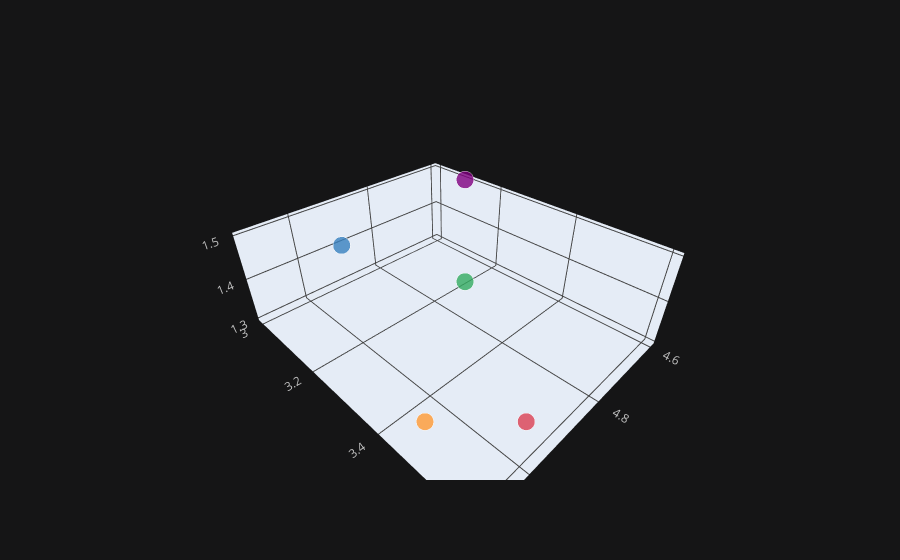

Notebook code for this chart:
### Code cell
df.head().iplot(kind='scatter3d',x='sepal.length',y='sepal.width',z='petal.length')

### Figure 1 — Plotly figure (JSON) as saved in the notebook; plotly's stock layout.template omitted (floating-point values rounded to 4 significant figures)
{"data": [{"marker": {"color": ["rgba(255, 153, 51, 1.0)", "rgba(55, 128, 191, 1.0)", "rgba(50, 171, 96, 1.0)", "rgba(128, 0, 128, 1.0)", "rgba(219, 64, 82, 1.0)"], "opacity": 0.8, "size": [12, 12, 12, 12, 12], "symbol": "circle"}, "mode": "markers", "text": ["0", "1", "2", "3", "4"], "type": "scatter3d", "x": [5.1, 4.9, 4.7, 4.6, 5], "y": [3.5, 3, 3.2, 3.1, 3.6], "z": [1.4, 1.4, 1.3, 1.5, 1.4]}], "layout": {"legend": {"bgcolor": "#151516", "font": {"color": "#D9D9D9"}}, "paper_bgcolor": "#151516", "plot_bgcolor": "#151516", "scene": {"xaxis": {"gridcolor": "#434343", "showgrid": true, "tickfont": {"color": "#C2C2C2"}, "title": {"font": {"color": "#D9D9D9"}, "text": ""}, "zerolinecolor": "#666570"}, "yaxis": {"gridcolor": "#434343", "showgrid": true, "tickfont": {"color": "#C2C2C2"}, "title": {"font": {"color": "#D9D9D9"}, "text": ""}, "zerolinecolor": "#666570"}, "zaxis": {"gridcolor": "#434343", "showgrid": true, "tickfont": {"color": "#C2C2C2"}, "title": {"font": {"color": "#D9D9D9"}, "text": ""}, "zerolinecolor": "#666570"}}, "title": {"font": {"color": "#D9D9D9"}}}}
